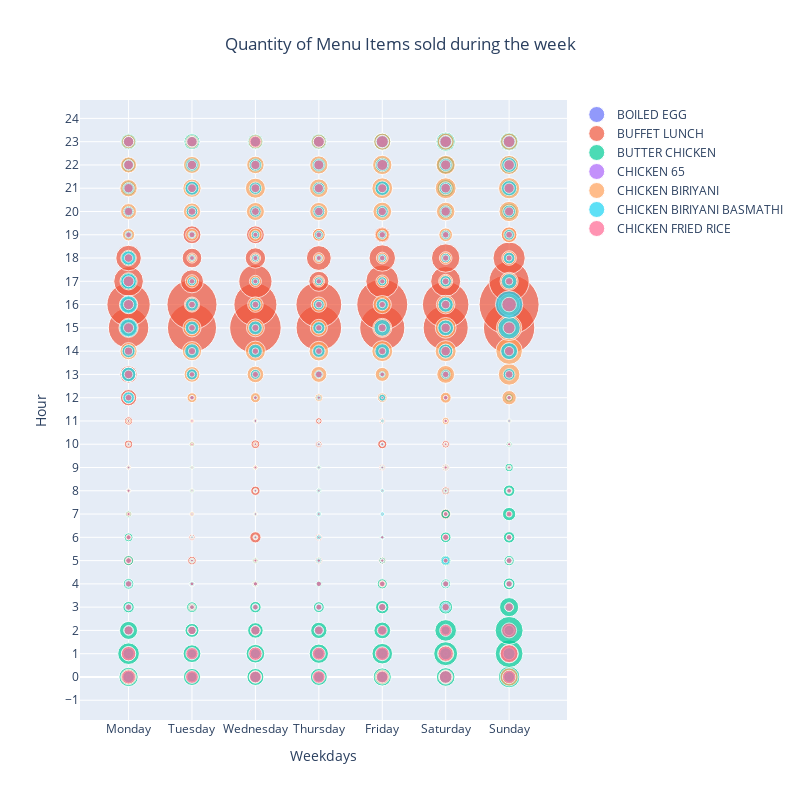

Here is the notebook cell this chart was saved with:
### Code cell
data = []
for food in foods:
    
    trace = go.Scatter(
        name = food,
        x = df_bc[(df_bc['MenuItem'] == food)]['weekday'],
        y = df_bc[(df_bc['MenuItem'] == food)]['hour'],        
        mode = 'markers',
        marker = {
            'size': df_bc[(df_bc['MenuItem'] == food)]['Qty'],
            'sizemode': 'area',
            'sizeref': 2. * max(df_bc['Qty']) / (60.**2)
        },
        hovertemplate = 
        f'MenuItem = {food}<br>'
        'Weekday = %{x}<br>'+
        'Hour = %{y}<br>'+
        'Quantity = %{marker.size}<br>',
        hoverlabel = {'namelength': 0}
    )
    data.append(trace)

# create the layout
layout = go.Layout(
    title = {
        'text': 'Quantity of Menu Items sold during the week',
        'x': 0.5},
    hovermode = 'closest',
    xaxis = dict(title = 'Weekdays'), 
    yaxis = {'title' : 'Hour',
             'tick0' : 0,
             'dtick' : 1
        },
    autosize = False,
    width = 800,
    height = 800,
)


# create the figure
fig = go.Figure(data=data, layout=layout)
fig.show()

### Figure 1 — Plotly figure (JSON) as saved in the notebook; plotly's stock layout.template omitted (floating-point values rounded to 4 significant figures; data arrays with more than 128 entries replaced by an {"elided": "..."} marker saying what was removed)
{"data": [{"hoverlabel": {"namelength": 0}, "hovertemplate": "MenuItem = BOILED EGG<br>Weekday = %{x}<br>Hour = %{y}<br>Quantity = %{marker.size}<br>", "marker": {"size": {"elided": "168 int values"}, "sizemode": "area", "sizeref": 5.176}, "mode": "markers", "name": "BOILED EGG", "type": "scatter", "x": {"elided": "168 str values"}, "y": {"elided": "168 int values"}}, {"hoverlabel": {"namelength": 0}, "hovertemplate": "MenuItem = BUFFET LUNCH<br>Weekday = %{x}<br>Hour = %{y}<br>Quantity = %{marker.size}<br>", "marker": {"size": {"elided": "168 int values"}, "sizemode": "area", "sizeref": 5.176}, "mode": "markers", "name": "BUFFET LUNCH", "type": "scatter", "x": {"elided": "168 str values"}, "y": {"elided": "168 int values"}}, {"hoverlabel": {"namelength": 0}, "hovertemplate": "MenuItem = BUTTER CHICKEN<br>Weekday = %{x}<br>Hour = %{y}<br>Quantity = %{marker.size}<br>", "marker": {"size": {"elided": "168 int values"}, "sizemode": "area", "sizeref": 5.176}, "mode": "markers", "name": "BUTTER CHICKEN", "type": "scatter", "x": {"elided": "168 str values"}, "y": {"elided": "168 int values"}}, {"hoverlabel": {"namelength": 0}, "hovertemplate": "MenuItem = CHICKEN 65<br>Weekday = %{x}<br>Hour = %{y}<br>Quantity = %{marker.size}<br>", "marker": {"size": {"elided": "168 int values"}, "sizemode": "area", "sizeref": 5.176}, "mode": "markers", "name": "CHICKEN 65", "type": "scatter", "x": {"elided": "168 str values"}, "y": {"elided": "168 int values"}}, {"hoverlabel": {"namelength": 0}, "hovertemplate": "MenuItem = CHICKEN BIRIYANI<br>Weekday = %{x}<br>Hour = %{y}<br>Quantity = %{marker.size}<br>", "marker": {"size": {"elided": "168 int values"}, "sizemode": "area", "sizeref": 5.176}, "mode": "markers", "name": "CHICKEN BIRIYANI", "type": "scatter", "x": {"elided": "168 str values"}, "y": {"elided": "168 int values"}}, {"hoverlabel": {"namelength": 0}, "hovertemplate": "MenuItem = CHICKEN BIRIYANI BASMATHI<br>Weekday = %{x}<br>Hour = %{y}<br>Quantity = %{marker.size}<br>", "marker": {"size": {"elided": "168 int values"}, "sizemode": "area", "sizeref": 5.176}, "mode": "markers", "name": "CHICKEN BIRIYANI BASMATHI", "type": "scatter", "x": {"elided": "168 str values"}, "y": {"elided": "168 int values"}}, {"hoverlabel": {"namelength": 0}, "hovertemplate": "MenuItem = CHICKEN FRIED RICE<br>Weekday = %{x}<br>Hour = %{y}<br>Quantity = %{marker.size}<br>", "marker": {"size": {"elided": "168 int values"}, "sizemode": "area", "sizeref": 5.176}, "mode": "markers", "name": "CHICKEN FRIED RICE", "type": "scatter", "x": {"elided": "168 str values"}, "y": {"elided": "168 int values"}}], "layout": {"autosize": false, "height": 800, "hovermode": "closest", "title": {"text": "Quantity of Menu Items sold during the week", "x": 0.5}, "width": 800, "xaxis": {"autorange": true, "range": [-0.7859, 6.94], "title": {"text": "Weekdays"}, "type": "category"}, "yaxis": {"autorange": true, "dtick": 1, "range": [-1.855, 24.8], "tick0": 0, "title": {"text": "Hour"}, "type": "linear"}}}
